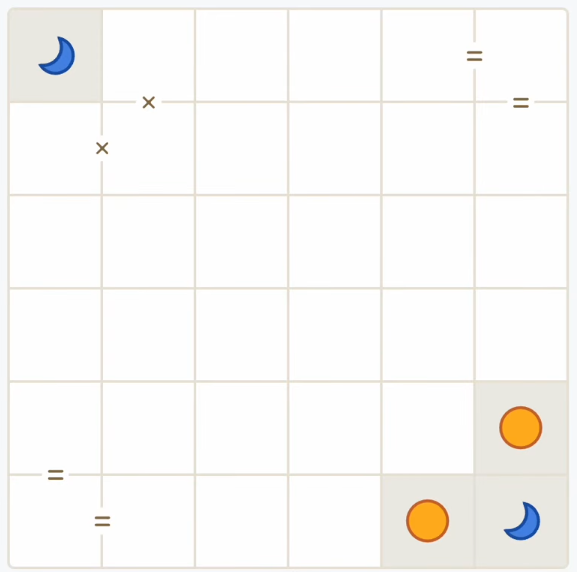
#> input picture examples/sample1.png, 577 x 572 px
$ python -i template_constraint_classifier.py   (imports and definitions only)
#> lines starting #> are read from the running program, lines starting #| are printed output that depends on the picture; after the words box and inside, x2 and y2 are one past the last pixel; in counts of white or black regions, pixels touching at a corner belong together
### src/constraint_classifier.py
from typing import Optional
import numpy as np

class ConstraintClassifier:
    """
    Constraint classifier for Tango game.

    Classifies constraint symbols ('=' for equality, 'x' for difference)
    found in border regions between board cells.
    """

    def __init__(self):
        pass

    def classify_constraint(self, image: np.ndarray) -> Optional[str]:
        if len(image.shape) == 3:
            target_color = np.array([140, 114, 76])
            color_diff = np.sqrt(np.sum((image - target_color) ** 2, axis=2))
            mask = (color_diff < 30).astype(np.uint8) * 255
        else:
            mask = image

        h, w = mask.shape

        if h < 3 or w < 3:
            return None

        total_pixels = np.sum(mask > 0)
        if total_pixels < 5:
            return None

        rows, cols = np.where(mask > 0)
        if len(rows) == 0:
            return None

        row_spread = np.std(rows) if len(rows) > 1 else 0
        col_spread = np.std(cols) if len(cols) > 1 else 0

        mid_h, mid_w = h // 2, w // 2

        q1 = np.sum(mask[0:mid_h, 0:mid_w] > 0)          # Top left
        q2 = np.sum(mask[0:mid_h, mid_w:w] > 0)          # Top right
        q3 = np.sum(mask[mid_h:h, 0:mid_w] > 0)          # Bottom left
        q4 = np.sum(mask[mid_h:h, mid_w:w] > 0)          # Bottom right

        quadrants = [q1, q2, q3, q4]
        non_zero_quads = sum(1 for q in quadrants if q > 0)

        # Horizontal vs diagonal connectivity analysis
        horizontal_connectivity = self._count_horizontal_connections(mask)
        diagonal_connectivity = self._count_diagonal_connections(mask)

        # Bounding box shape analysis
        min_row, max_row = np.min(rows), np.max(rows)
        min_col, max_col = np.min(cols), np.max(cols)

        bbox_width = max_col - min_col + 1
        bbox_height = max_row - min_row + 1
        bbox_aspect = bbox_width / bbox_height if bbox_height > 0 else 1

        cross_pattern_score = 0
        equal_pattern_score = 0

        # Criterion 1: Quadrant distribution
        # For 'x': expect pixels in opposite quadrants (1&4 or 2&3)
        if q1 > 0 and q4 > 0:  # Main diagonal
            cross_pattern_score += 2
        if q2 > 0 and q3 > 0:  # Secondary diagonal
            cross_pattern_score += 2
        if non_zero_quads >= 3:  # Wide distribution
            cross_pattern_score += 1

        # For '=': expect horizontally concentrated pixels
        if q1 > 0 and q2 > 0:  # Top line
            equal_pattern_score += 2
        if q3 > 0 and q4 > 0:  # Bottom line
            equal_pattern_score += 2
        if (q1 + q2) > 0 and (q3 + q4) > 0:  # Both lines
            equal_pattern_score += 3

        # Criterion 2: Connectivity
        diagonal_ratio = diagonal_connectivity / max(horizontal_connectivity, 1)
        horizontal_ratio = horizontal_connectivity / max(diagonal_connectivity, 1)

        if diagonal_connectivity > horizontal_connectivity:
            cross_pattern_score += 2
            # Bonus for strong diagonal dominance
            if diagonal_ratio >= 1.5:
                cross_pattern_score += 2
        elif horizontal_connectivity > diagonal_connectivity:
            equal_pattern_score += 2
            # Bonus for strong horizontal dominance
            if horizontal_ratio >= 1.5:
                equal_pattern_score += 2

        # Criterion 3: Bounding box aspect
        if bbox_aspect > 1.5:
            equal_pattern_score += 3
        elif 0.7 <= bbox_aspect <= 1.3:
            cross_pattern_score += 2

        # Criterion 4: Spatial dispersion
        if row_spread > col_spread and row_spread > 3:
            equal_pattern_score += 1
        elif col_spread > row_spread and col_spread > 3:
            equal_pattern_score += 1
        elif abs(row_spread - col_spread) < 2:
            cross_pattern_score += 1

        # Final decision
        if cross_pattern_score > equal_pattern_score:
            return 'not_equals'
        elif equal_pattern_score > cross_pattern_score:
            return 'equals'
        else:
            if bbox_aspect > 1.5:
                return 'equals'
            else:
                return 'not_equals'

    def _count_horizontal_connections(self, mask: np.ndarray) -> int:
        h, w = mask.shape
        connections = 0

        for r in range(h):
            for c in range(w-1):
                if mask[r, c] > 0 and mask[r, c+1] > 0:
                    connections += 1

        return connections

    def _count_diagonal_connections(self, mask: np.ndarray) -> int:
        h, w = mask.shape
        connections = 0

        for r in range(h-1):
            for c in range(w-1):
                if mask[r, c] > 0 and mask[r+1, c+1] > 0:
                    connections += 1
                if mask[r, c+1] > 0 and mask[r+1, c] > 0:
                    connections += 1

        return connections

    def get_constraint_name(self, constraint_type: str) -> str:
        return "equality" if constraint_type == '=' else "difference"

    def get_constraint_emoji(self, constraint_type: str) -> str:
        return "🟢" if constraint_type == '=' else "🔴"

### src/template_constraint_classifier.py
import cv2
import numpy as np
from typing import Optional
from pathlib import Path

class TemplateConstraintClassifier:
    """
    Template-based constraint classifier for Tango game.

    Uses template matching with predefined templates to classify constraint symbols
    ('=' for equality, 'x' for difference) found in border regions between board cells.
    """

    def __init__(self, templates_dir: str = None):
        if templates_dir is None:
            current_dir = Path(__file__).parent
            templates_dir = current_dir.parent / "templates"

        self.templates_dir = Path(templates_dir)
        self.templates = self._load_templates()

    def _load_templates(self) -> dict:
        templates = {}

        template_files = {
            'eq_horizontal': 'eq_horizontal_cells.png',
            'eq_vertical': 'eq_vertical_cells.png',
            'x_horizontal': 'x_horizontal_cells.png',
            'x_vertical': 'x_vertical_cells.png'
        }

        for template_name, filename in template_files.items():
            template_path = self.templates_dir / filename
            if template_path.exists():
                template = cv2.imread(str(template_path), cv2.IMREAD_COLOR)
                if template is not None:
                    # Extract only the constraint region from the template
                    constraint_region = self._extract_constraint_from_template(template, template_name)
                    if constraint_region is not None:
                        templates[template_name] = constraint_region
                    else:
                        print(f"❌ Failed to extract constraint from template: {template_name}")
                else:
                    print(f"❌ Failed to load template: {template_name}")
            else:
                print(f"❌ Template file not found: {template_path}")

        return templates

    # [30 lines left out: function _extract_constraint_from_template, not called in this run]

    def classify_constraint(self, image: np.ndarray, is_horizontal: bool = True) -> Optional[str]:

        if len(self.templates) == 0:
            return self._fallback_classify(image)

        if len(image.shape) == 3:
            gray_image = cv2.cvtColor(image, cv2.COLOR_BGR2GRAY)
        else:
            gray_image = image.copy()

        processed_image = self._preprocess_image(gray_image)

        # Select appropriate templates based on orientation
        if is_horizontal:
            eq_template_key = 'eq_horizontal'
            x_template_key = 'x_horizontal'
        else:
            eq_template_key = 'eq_vertical'
            x_template_key = 'x_vertical'

        scores = {}

        # Match against equality templates
        if eq_template_key in self.templates:
            eq_score = self._match_template(processed_image, self.templates[eq_template_key])
            scores['equals'] = eq_score

        # Match against difference templates
        if x_template_key in self.templates:
            x_score = self._match_template(processed_image, self.templates[x_template_key])
            scores['not_equals'] = x_score

        if not scores:
            return self._fallback_classify(image)

        # Find best match
        best_type = max(scores.keys(), key=lambda k: scores[k])
        best_score = scores[best_type]

        # Confidence threshold, only return result if confident enough
        min_confidence = 0.1
        if best_score < min_confidence:
            return self._fallback_classify(image)

        # Check if the difference between best and second best is significant
        if len(scores) > 1:
            sorted_scores = sorted(scores.values(), reverse=True)
            if len(sorted_scores) >= 2 and (sorted_scores[0] - sorted_scores[1]) < 0.02:
                # Instead of falling back immediately, be more decisive
                # If both scores are very low, then fallback. Otherwise, take the best.
                if sorted_scores[0] < 0.1:
                    return self._fallback_classify(image)

        return best_type

    # [57 lines left out: functions _preprocess_image, _match_template, not called in this run]

    def _fallback_classify(self, image: np.ndarray) -> Optional[str]:
        try:
            from .constraint_classifier import ConstraintClassifier
        except ImportError:
            from constraint_classifier import ConstraintClassifier
        fallback = ConstraintClassifier()
        return fallback.classify_constraint(image)

    def get_constraint_name(self, constraint_type: str) -> str:
        return "equality" if constraint_type == 'equals' else "difference"

    def get_constraint_emoji(self, constraint_type: str) -> str:
        return "🟢" if constraint_type == 'equals' else "🔴"

>>> import cv2
>>> picture = cv2.imread('../examples/sample1.png')
#> picture is the input picture: shape (572, 577, 3); mean B, G, R 246.3, 248.2, 249.2
>>> result = TemplateConstraintClassifier().classify_constraint(picture)
#> in classify_constraint, `color_diff = np.sqrt(np.sum((image - target_color) ** 2, axis=2))`:
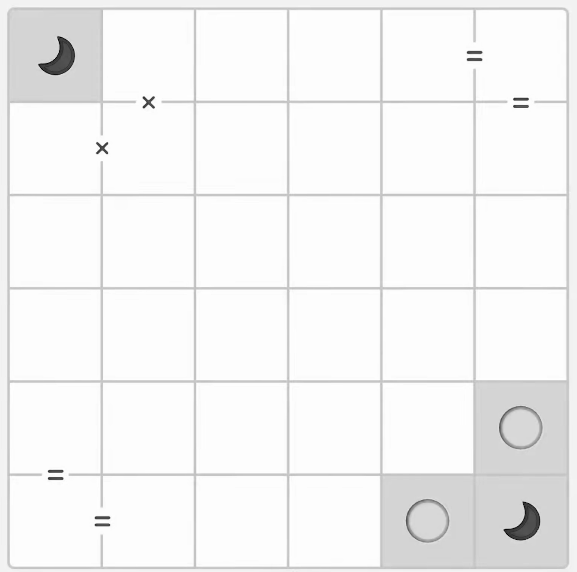
#> color_diff: shape (572, 577) float64; min 9.17, max 255.2, mean 245; drawn with min black and max white
#> in classify_constraint, `mask = (color_diff < 30).astype(np.uint8) * 255`:
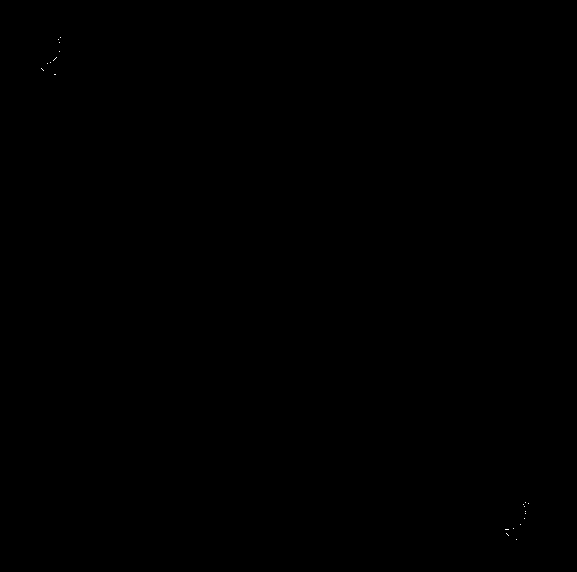
#> mask: shape (572, 577); 0.01% white in thin lines or dots, all inside (x1, y1, x2, y2) = (41, 37, 529, 540)
#> in classify_constraint, `total_pixels = np.sum(mask > 0)`: total_pixels = 32
#> in classify_constraint, `rows, cols = np.where(mask > 0)`: rows = 32 values from 37 to 539; cols = 32 values, max 528 at index 16, min 41 at index 10, mean 298.6
#> in classify_constraint, `row_spread = np.std(rows) if len(rows) > 1 else 0`: row_spread = 231.2
#> in classify_constraint, `col_spread = np.std(cols) if len(cols) > 1 else 0`: col_spread = 231.4
#> in classify_constraint, `q1 = np.sum(mask[0:mid_h, 0:mid_w] > 0)`: q1 = 15
#> in classify_constraint, `q2 = np.sum(mask[0:mid_h, mid_w:w] > 0)`: q2 = 0
#> in classify_constraint, `q4 = np.sum(mask[mid_h:h, mid_w:w] > 0)`: q4 = 17
#> in classify_constraint, `quadrants = [q1, q2, q3, q4]`: quadrants = [15, 0, 0, 17]
#> in classify_constraint, `non_zero_quads = sum(1 for q in quadrants if q > 0)`: non_zero_quads = 2
#> in classify_constraint, `horizontal_connectivity = self._count_horizontal_connections(mask)`: horizontal_connectivity = 4
#> in classify_constraint, `diagonal_connectivity = self._count_diagonal_connections(mask)`: diagonal_connectivity = 7
#> in classify_constraint, `min_row, max_row = np.min(rows), np.max(rows)`: min_row = 37; max_row = 539
#> in classify_constraint, `min_col, max_col = np.min(cols), np.max(cols)`: min_col = 41; max_col = 528
#> in classify_constraint, `bbox_width = max_col - min_col + 1`: bbox_width = 488
#> in classify_constraint, `bbox_height = max_row - min_row + 1`: bbox_height = 503
#> in classify_constraint, `bbox_aspect = bbox_width / bbox_height if bbox_height > 0 else 1`: bbox_aspect = 0.97
#> in classify_constraint, `diagonal_ratio = diagonal_connectivity / max(horizontal_connectivity, 1)`: diagonal_ratio = 1.75
#> in classify_constraint, `horizontal_ratio = horizontal_connectivity / max(diagonal_connectivity..`: horizontal_ratio = 0.571
#> result = 'not_equals'
